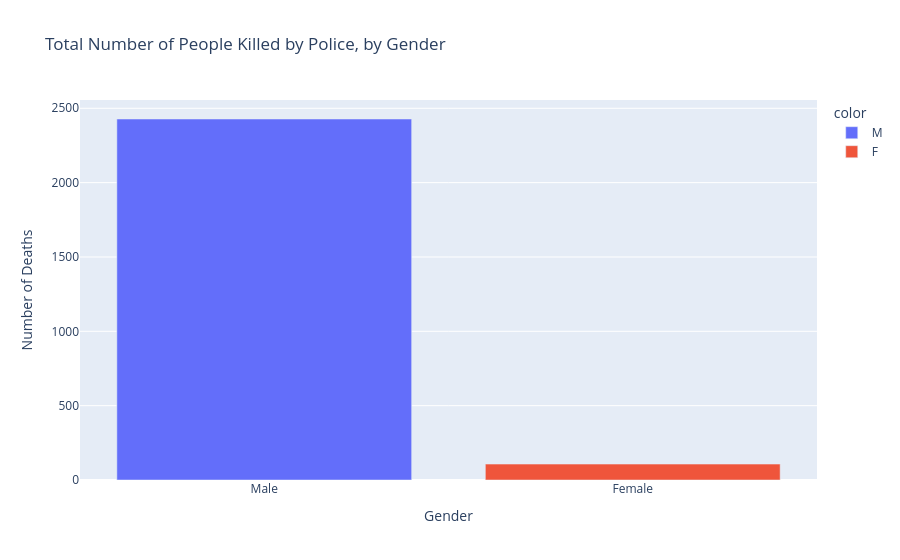

Here is the notebook cell this chart was saved with:
### Code cell
fig = px.bar(
    x=gender_counts.index.map({'M': 'Male', 'F': 'Female'}),
    y=gender_counts.values,
    title='Total Number of People Killed by Police, by Gender',
    labels={'x': 'Gender', 'y': 'Number of Deaths'},
    color=gender_counts.index,
)
fig.show()

### Figure 1 — Plotly figure (JSON) as saved in the notebook; plotly's stock layout.template omitted (floating-point values rounded to 4 significant figures)
{"data": [{"hovertemplate": "color=M<br>Gender=%{x}<br>Number of Deaths=%{y}<extra></extra>", "legendgroup": "M", "marker": {"color": "#636efa", "pattern": {"shape": ""}}, "name": "M", "orientation": "v", "showlegend": true, "textposition": "auto", "type": "bar", "x": ["Male"], "xaxis": "x", "y": [2428], "yaxis": "y"}, {"hovertemplate": "color=F<br>Gender=%{x}<br>Number of Deaths=%{y}<extra></extra>", "legendgroup": "F", "marker": {"color": "#EF553B", "pattern": {"shape": ""}}, "name": "F", "orientation": "v", "showlegend": true, "textposition": "auto", "type": "bar", "x": ["Female"], "xaxis": "x", "y": [107], "yaxis": "y"}], "layout": {"barmode": "relative", "legend": {"title": {"text": "color"}, "tracegroupgap": 0}, "title": {"text": "Total Number of People Killed by Police, by Gender"}, "xaxis": {"anchor": "y", "domain": [0, 1], "title": {"text": "Gender"}}, "yaxis": {"anchor": "x", "domain": [0, 1], "title": {"text": "Number of Deaths"}}}}
